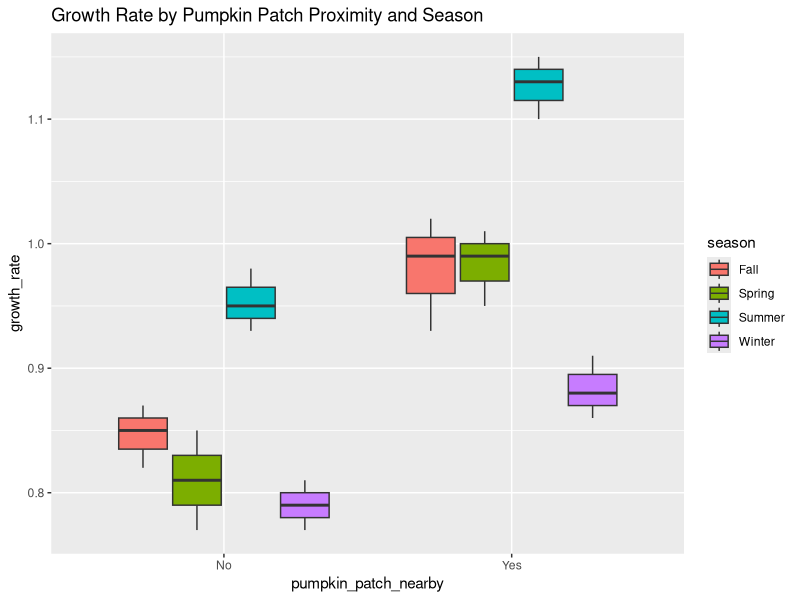
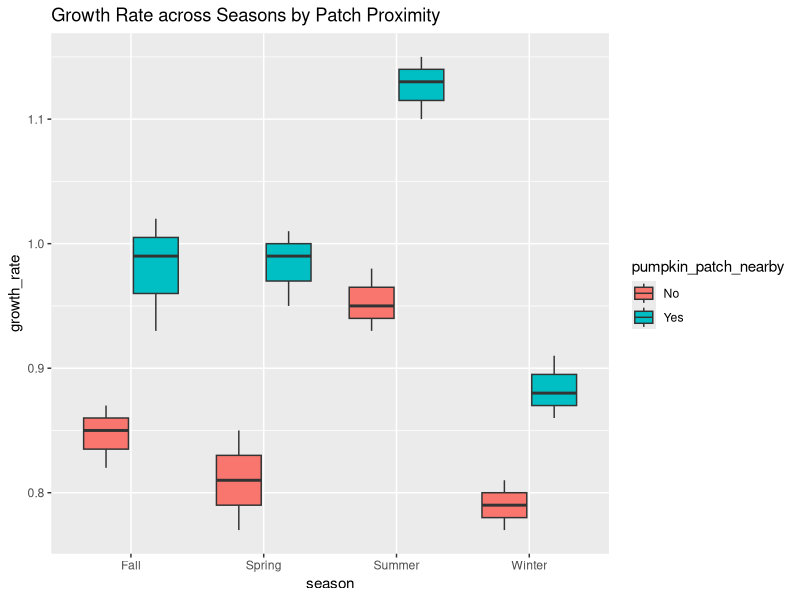
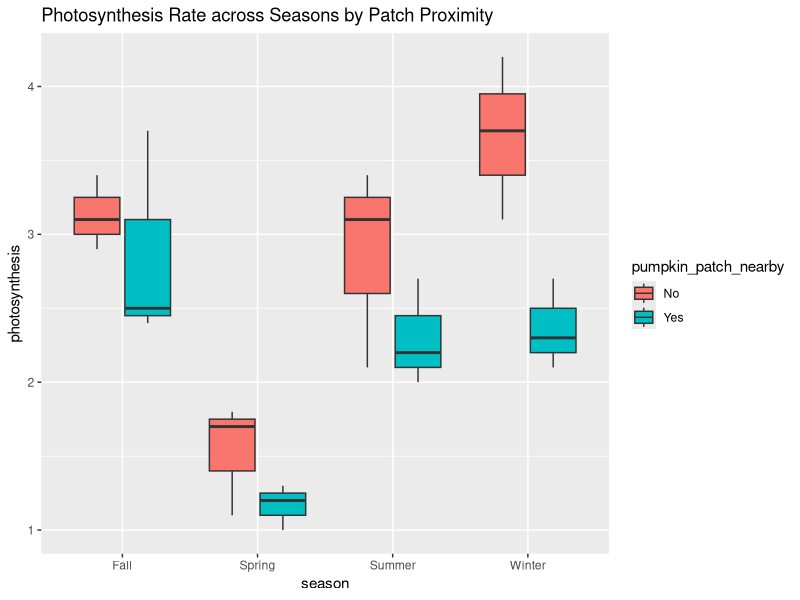
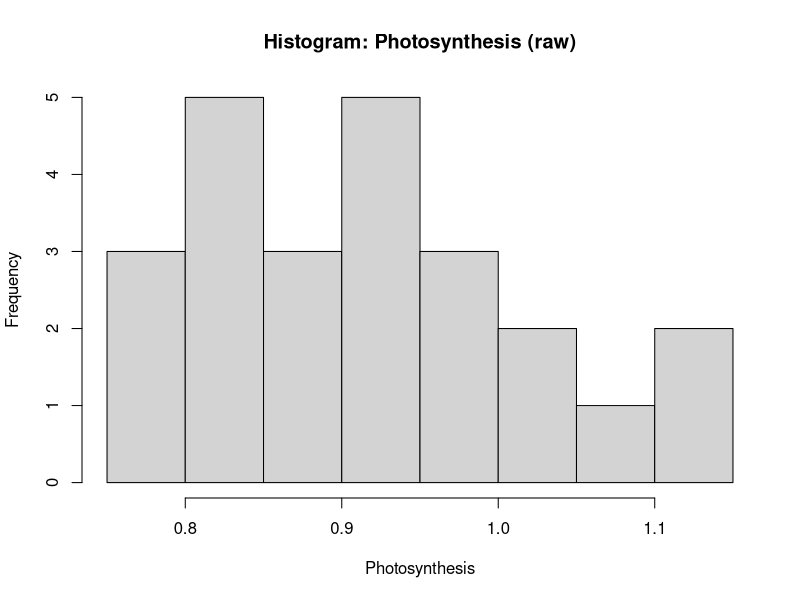
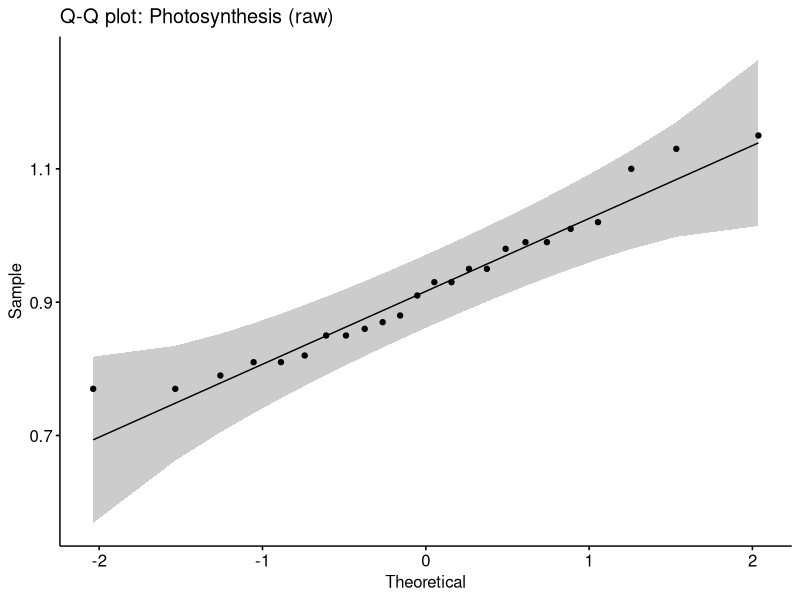
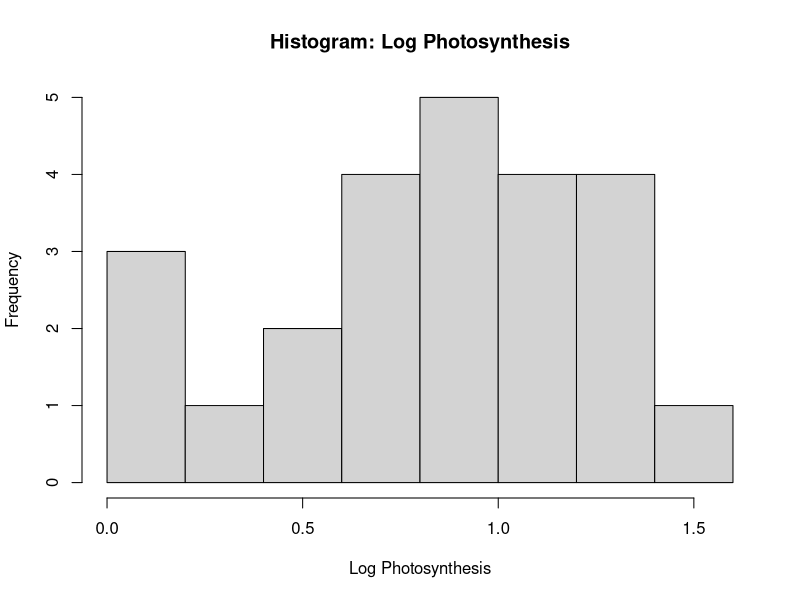
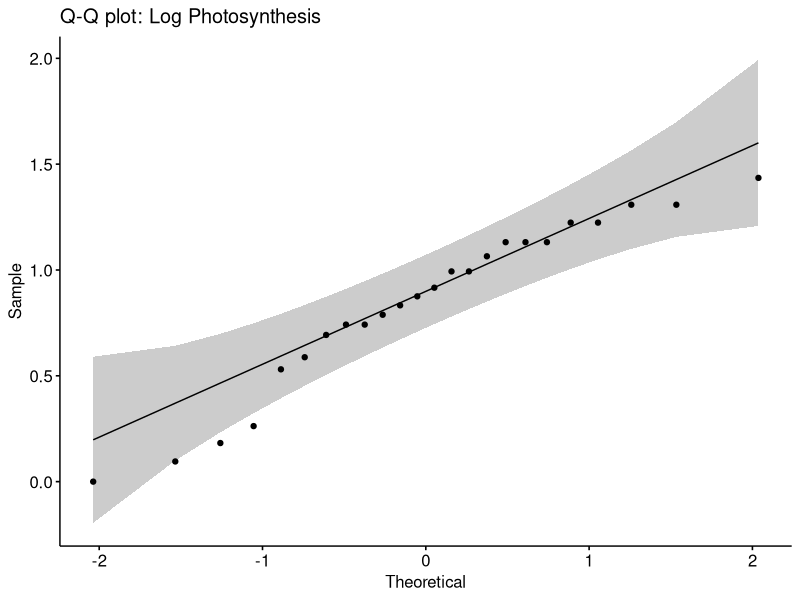

Here is the R script that generated these plots, in order:
## ---- chunk 1
knitr::opts_chunk$set(echo = TRUE)

library(tidyverse)
library(ggpubr)
## ---- chunk 2
data <- read_csv("data/coral_patch_seasons.csv")
head(data)
str(data)

# Visualization: Boxplots
ggplot(data, aes(x=pumpkin_patch_nearby, y=growth_rate, fill=season)) +
  geom_boxplot() +
  labs(title="Growth Rate by Pumpkin Patch Proximity and Season")

ggplot(data, aes(x=season, y=growth_rate, fill=pumpkin_patch_nearby)) +
  geom_boxplot() +
  labs(title="Growth Rate across Seasons by Patch Proximity")

ggplot(data, aes(x=season, y=photosynthesis, fill=pumpkin_patch_nearby)) +
  geom_boxplot() +
  labs(title="Photosynthesis Rate across Seasons by Patch Proximity")

# Test for normality (Shapiro-Wilk on growth_rate), split by groups if you like
shapiro.test(data$growth_rate) # whole dataset

# Or by group:
by(data$growth_rate, data$pumpkin_patch_nearby, shapiro.test)
by(data$growth_rate, data$season, shapiro.test)

# Two-way ANOVA: Growth rate by patch and season
anova1 <- aov(growth_rate ~ pumpkin_patch_nearby * season, data=data)
summary(anova1)
TukeyHSD(anova1)

# Two-way ANOVA: Photosynthesis by patch and season
anova2 <- aov(photosynthesis ~ pumpkin_patch_nearby * season, data=data)
summary(anova2)
TukeyHSD(anova2)
## ---- chunk 3
library(tidyverse)
library(ggpubr)

data <- read_csv("data/coral_patch_seasons.csv")

# Visualize histogram and Q-Q plot for photosynthesis
hist(data$growth_rate, main="Histogram: Photosynthesis (raw)", xlab="Photosynthesis")
ggqqplot(data$growth_rate, title="Q-Q plot: Photosynthesis (raw)")

# Shapiro-Wilk normality test (raw)
shapiro.test(data$growth_rate)

# Try log transformation
data <- data %>%
  mutate(log_photosynthesis = log(photosynthesis)) %>%
  mutate(sqrt_photosynthesis = sqrt(photosynthesis))

hist(data$log_photosynthesis, main="Histogram: Log Photosynthesis", xlab="Log Photosynthesis")
ggqqplot(data$log_photosynthesis, title="Q-Q plot: Log Photosynthesis")
shapiro.test(data$log_photosynthesis)

# ANOVA with transformed data
anova_photosyn <- aov(log_photosynthesis ~ pumpkin_patch_nearby * season, data=data)
summary(anova_photosyn)
TukeyHSD(anova_photosyn)
